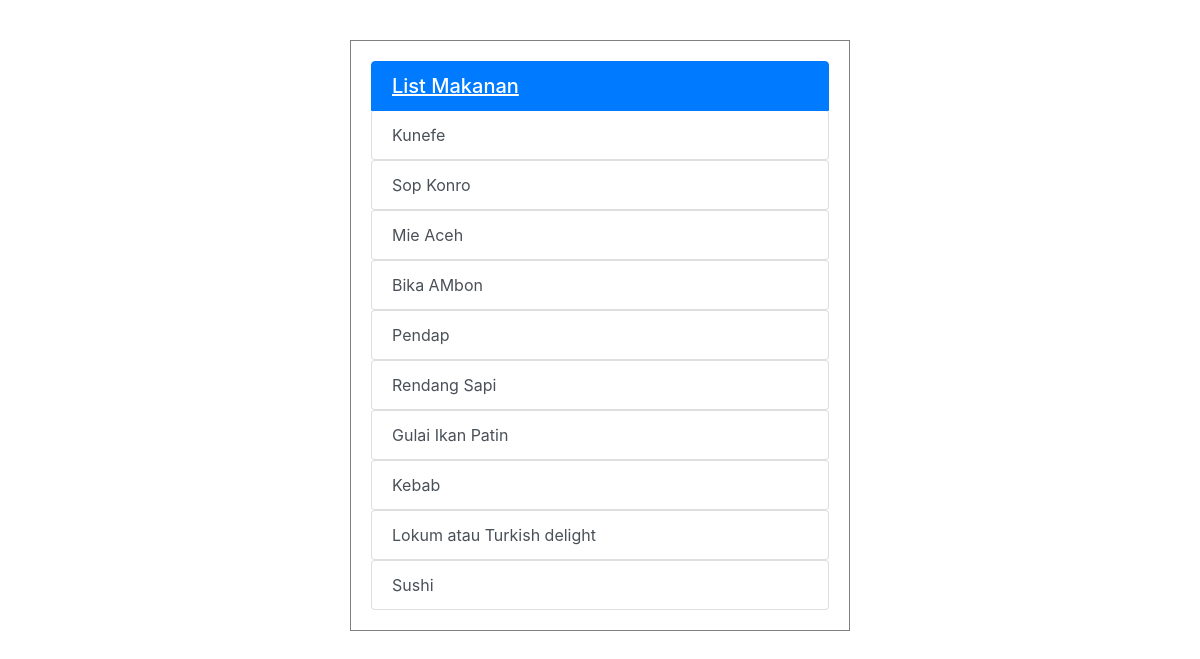
Screenshot of /praktikum/P6_PW_193040042/latihan6c/index.php with the database file from the repository.
### tables this page shows
CREATE TABLE IF NOT EXISTS `makanan` (
  `id` int(11) NOT NULL AUTO_INCREMENT,
  `gambar` varchar(255) NOT NULL,
  `nama` varchar(255) NOT NULL,
  `bahan` longtext NOT NULL,
  `daerah_asal` varchar(255) NOT NULL,
  `manfaat` longtext NOT NULL,
  PRIMARY KEY (`id`)
);

### praktikum/P6_PW_193040042/latihan6c/php/function.php (called while the page is built, shortened)
<?php
function koneksi()
{
    $conn = mysqli_connect("localhost", "root", "") or die("Koneksi ke DB gagal");
    mysqli_select_db($conn, "tubes_193040042") or die("Database Salah!");
    return $conn;
}
function query($sql)
{
    $conn = koneksi();
    $result = mysqli_query($conn, "$sql");
    $rows = [];
    while ($row = mysqli_fetch_assoc($result)) {
        $rows[] = $row;
    }
    return $rows;
}

### praktikum/P6_PW_193040042/latihan6c/index.php (the view, shortened to what this page needs)
<?php
require 'php/function.php';
$makanan = query("SELECT * FROM makanan");
?>
<!DOCTYPE html>
<html lang="en">
<head>
    <link rel="stylesheet" href="https://maxcdn.bootstrapcdn.com/bootstrap/4.0.0/css/bootstrap.min.css">
</head>
<body>
    <div class="container">
        <h5 class="list-group-item active">
            List Makanan
        </h5>
        <?php foreach ($makanan as $mkn) : ?>
            <div class="list-group">
                <a href="php/detail.php?id=<?= $mkn['id'] ?>" class="list-group-item list-group-item-action">
                    <?= $mkn["nama"] ?>
                </a>
            </div>
        <?php endforeach; ?>
    </div>
</body>
</html>

### praktikum/P6_PW_193040042/latihan6c/index.php (style rules this page uses)
.container { width: 500px; margin-top: 40px; border: 1px solid gray; padding: 20px 20px 20px 20px; }
h5 { text-decoration: underline; }

### rows the page displays
makanan: nama "Kunefe"
makanan: nama "Sop Konro"
makanan: nama "Mie Aceh"
makanan: nama "Bika AMbon"
makanan: nama "Pendap"
makanan: nama "Rendang Sapi"
makanan: nama "Gulai Ikan Patin"
makanan: nama "Kebab"
makanan: nama "Lokum atau Turkish delight"
makanan: nama "Sushi"
